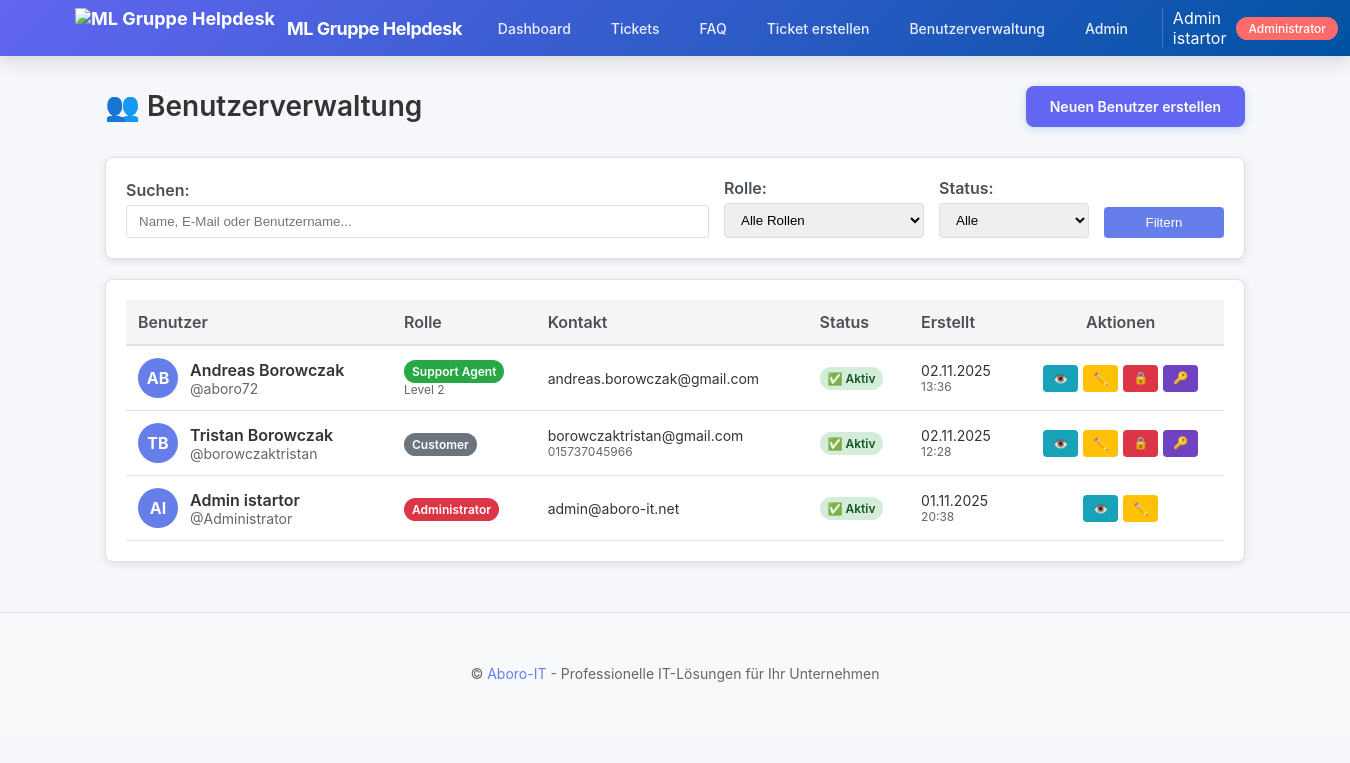
The page /auth/users/ (signed in) on the database its author committed.
### apps/accounts/models.py (models this page shows, shortened)
class User(AbstractBaseUser, PermissionsMixin):
    ROLE_CHOICES = [
        ('admin', _('Administrator')),
        ('support_agent', _('Support Agent')),
        ('customer', _('Customer')),
    ]
    SUPPORT_LEVEL_CHOICES = [
        (1, _('Level 1 - Basic Support')),
        (2, _('Level 2 - Technical Support')),
        (3, _('Level 3 - Expert Support')),
        (4, _('Level 4 - Senior Expert / Team Lead')),
    ]
    username = models.CharField(_('username'), max_length=80, unique=True, db_index=True)
    email = models.EmailField(_('email address'), max_length=120, unique=True, db_index=True)
    first_name = models.CharField(_('first name'), max_length=100)
    last_name = models.CharField(_('last name'), max_length=100)
    role = models.CharField(_('role'), max_length=20, choices=ROLE_CHOICES,
                          default='customer', db_index=True)
    support_level = models.IntegerField(_('support level'), choices=SUPPORT_LEVEL_CHOICES,
                                       null=True, blank=True,
                                       help_text=_('Support level for agents (1-3). Only applicable for support_agent role.'))
    microsoft_id = models.CharField(_('Microsoft ID'), max_length=100,
                                   unique=True, null=True, blank=True)
    microsoft_token = models.TextField(_('Microsoft Token'), null=True, blank=True)
    phone = models.CharField(_('phone'), max_length=20, blank=True, null=True)
    department = models.CharField(_('department'), max_length=100, blank=True, null=True)
    location = models.CharField(_('location'), max_length=100, blank=True, null=True)
    street = models.CharField(_('street'), max_length=200, blank=True, null=True)
    postal_code = models.CharField(_('postal code'), max_length=10, blank=True, null=True)
    city = models.CharField(_('city'), max_length=100, blank=True, null=True)
    country = models.CharField(_('country'), max_length=100, blank=True, null=True, default='Deutschland')
    is_active = models.BooleanField(_('active'), default=True, db_index=True)
    is_staff = models.BooleanField(_('staff status'), default=False)
    email_verified = models.BooleanField(_('email verified'), default=False)
    force_password_change = models.BooleanField(_('force password change on next login'),
                                               default=False,
                                               help_text=_('If True, user must change password on next login'))
    last_login = models.DateTimeField(_('last login'), null=True, blank=True)
    last_activity = models.DateTimeField(_('last activity'), null=True, blank=True,
                                        help_text=_('Last time user was active (for online status)'))
    created_at = models.DateTimeField(_('created at'), default=timezone.now, db_index=True)
    updated_at = models.DateTimeField(_('updated at'), auto_now=True)
    objects = UserManager()
    USERNAME_FIELD = 'email'
    REQUIRED_FIELDS = ['username', 'first_name', 'last_name']
    class Meta:
        verbose_name = _('user')
        verbose_name_plural = _('users')
        ordering = ['-created_at']
    @property
    def full_name(self):
        return f"{self.first_name} {self.last_name}"
    def update_activity(self):
        self.last_activity = timezone.now()
        self.save(update_fields=['last_activity'])

### apps/accounts/user_management_views.py (the view, shortened to what this page needs)
# urls.py: path('users/', user_management_views.user_list, name='user_list'),
@login_required
def user_list(request):
    if not can_manage_users(request.user):
        return HttpResponseForbidden('Sie haben keine Berechtigung zur Benutzerverwaltung.')
    users = User.objects.all().order_by('-created_at')
    if request.user.role == 'support_agent' and request.user.support_level != 4:
        users = users.filter(role='customer')
    elif request.user.role == 'support_agent' and request.user.support_level == 4:
        users = users.filter(
            Q(role='customer') |
            (Q(role='support_agent') & Q(support_level__lt=4))
        )
    search = request.GET.get('search', '')
    role_filter = request.GET.get('role', '')
    if role_filter:
        users = users.filter(role=role_filter)
    status_filter = request.GET.get('status', '')
    if status_filter == 'active':
        users = users.filter(is_active=True)
    elif status_filter == 'inactive':
        users = users.filter(is_active=False)
    paginator = Paginator(users, 20)  # 20 users per page
    page_number = request.GET.get('page')
    users_page = paginator.get_page(page_number)
    available_roles = []
    if request.user.role == 'admin':
        available_roles = User.ROLE_CHOICES
    elif request.user.role == 'support_agent':
        if request.user.support_level == 4:
            available_roles = [('customer', 'Customer'), ('support_agent', 'Support Agent')]
        else:
            available_roles = [('customer', 'Customer')]
    context = {
        'users': users_page,
        'search': search,
        'role_filter': role_filter,
        'status_filter': status_filter,
        'available_roles': available_roles,
        'can_create_users': can_manage_users(request.user),
    }
    return render(request, 'accounts/user_management/user_list.html', context)

### templates/accounts/user_management/user_list.html (shortened to what this page needs)
{% extends 'base.html' %}
{% block content %}
<div style="display: flex; justify-content: space-between; align-items: center; margin-bottom: 30px;">
    <h1 style="font-size: 28px; font-weight: 600; margin: 0;">👥 Benutzerverwaltung</h1>
    {% if can_create_users %}
    <a href="{% url 'accounts:user_create' %}" class="btn btn-primary">
         Neuen Benutzer erstellen
    </a>
    {% endif %}
</div>
<div class="card" style="margin-bottom: 20px;">
    <form method="get" class="filter-form">
        <div style="display: grid; grid-template-columns: 1fr 200px 150px 120px; gap: 15px; align-items: end;">
            <div>
                <label for="search" style="font-weight: 600; color: #495057; margin-bottom: 5px; display: block;">Suchen:</label>
                <input type="text" name="search" id="search" value="{{ search }}"
                       placeholder="Name, E-Mail oder Benutzername..."
                       style="width: 100%; padding: 8px 12px; border: 1px solid #ddd; border-radius: 4px;">
            </div>
            {% if available_roles %}
            <div>
                <label for="role" style="font-weight: 600; color: #495057; margin-bottom: 5px; display: block;">Rolle:</label>
                <select name="role" id="role" style="width: 100%; padding: 8px 12px; border: 1px solid #ddd; border-radius: 4px;">
                    <option value="">Alle Rollen</option>
                </select>
            </div>
            {% endif %}
            <div>
                <label for="status" style="font-weight: 600; color: #495057; margin-bottom: 5px; display: block;">Status:</label>
                <select name="status" id="status" style="width: 100%; padding: 8px 12px; border: 1px solid #ddd; border-radius: 4px;">
                    <option value="">Alle</option>
                </select>
            </div>
            <div>
                <button type="submit" style="width: 100%; padding: 8px 12px; background: #667eea; color: white; border: none; border-radius: 4px; cursor: pointer;">
                    Filtern
                </button>
            </div>
        </div>
    </form>
</div>
<div class="card">
    {% if users %}
    <div style="overflow-x: auto;">
        <table style="width: 100%; border-collapse: collapse;">
            <thead>
                <tr style="background: #f8f9fa; border-bottom: 2px solid #dee2e6;">
                    <th style="padding: 12px; text-align: left; font-weight: 600; color: #495057;">Benutzer</th>
                    <th style="padding: 12px; text-align: left; font-weight: 600; color: #495057;">Rolle</th>
                    <th style="padding: 12px; text-align: left; font-weight: 600; color: #495057;">Kontakt</th>
                    <th style="padding: 12px; text-align: left; font-weight: 600; color: #495057;">Status</th>
                    <th style="padding: 12px; text-align: left; font-weight: 600; color: #495057;">Erstellt</th>
                    <th style="padding: 12px; text-align: center; font-weight: 600; color: #495057;">Aktionen</th>
                </tr>
            </thead>
            <tbody>
                {% for user in users %}
                <tr style="border-bottom: 1px solid #dee2e6;" data-user-id="{{ user.id }}">
                    <td style="padding: 12px;">
                        <div style="display: flex; align-items: center;">
                            <div style="width: 40px; height: 40px; background: {% if user.is_active %}#667eea{% else %}#6c757d{% endif %}; border-radius: 50%; display: flex; align-items: center; justify-content: center; color: white; font-weight: bold; margin-right: 12px;">
                                {{ user.first_name.0|upper }}{{ user.last_name.0|upper }}
                            </div>
                            <div>
                                <div style="font-weight: 600; color: #333;">{{ user.full_name }}</div>
                                <div style="font-size: 14px; color: #666;">@{{ user.username }}</div>
                            </div>
                        </div>
                    </td>
                    <td style="padding: 12px;">
                        <span style="background: {% if user.role == 'admin' %}#dc3545{% elif user.role == 'support_agent' %}#28a745{% else %}#6c757d{% endif %}; color: white; padding: 4px 8px; border-radius: 12px; font-size: 12px; font-weight: 600;">
                            {{ user.get_role_display }}
                        </span>
                        {% if user.role == 'support_agent' and user.support_level %}
                        <div style="font-size: 12px; color: #666; margin-top: 2px;">Level {{ user.support_level }}</div>
                        {% endif %}
                    </td>
                    <td style="padding: 12px;">
                        <div style="font-size: 14px; color: #333;">{{ user.email }}</div>
                        {% if user.phone %}
                        <div style="font-size: 12px; color: #666;">{{ user.phone }}</div>
                        {% endif %}
                    </td>
                    <td style="padding: 12px;">
                        <span class="status-badge" style="background: {% if user.is_active %}#d4edda; color: #155724{% else %}#f8d7da; color: #721c24{% endif %}; padding: 4px 8px; border-radius: 12px; font-size: 12px; font-weight: 600;">
                            {% if user.is_active %}✅ Aktiv{% else %}❌ Inaktiv{% endif %}
                        </span>
                    </td>
                    <td style="padding: 12px;">
                        <div style="font-size: 14px; color: #333;">{{ user.created_at|date:"d.m.Y" }}</div>
                        <div style="font-size: 12px; color: #666;">{{ user.created_at|date:"H:i" }}</div>
                    </td>
                    <td style="padding: 12px; text-align: center;">
                        <div style="display: flex; gap: 5px; justify-content: center;">
                            <a href="{% url 'accounts:user_detail' user.id %}"
                               style="padding: 6px 10px; background: #17a2b8; color: white; text-decoration: none; border-radius: 4px; font-size: 12px;"
                               title="Details anzeigen">
                                👁️
                            </a>
                            <a href="{% url 'accounts:user_edit' user.id %}"
                               style="padding: 6px 10px; background: #ffc107; color: #212529; text-decoration: none; border-radius: 4px; font-size: 12px;"
                               title="Bearbeiten">
                                ✏️
                            </a>
                            {% if user != request.user %}
                            <button onclick="toggleUserStatus({{ user.id }})"
                                    style="padding: 6px 10px; background: {% if user.is_active %}#dc3545{% else %}#28a745{% endif %}; color: white; border: none; border-radius: 4px; font-size: 12px; cursor: pointer;"
                                    title="{% if user.is_active %}Deaktivieren{% else %}Aktivieren{% endif %}">
                                {% if user.is_active %}🔒{% else %}🔓{% endif %}
                            </button>
                            <button onclick="resetUserPassword({{ user.id }})"
                                    style="padding: 6px 10px; background: #6f42c1; color: white; border: none; border-radius: 4px; font-size: 12px; cursor: pointer;"
                                    title="Passwort zurücksetzen">
                                🔑
                            </button>
                            {% endif %}
                        </div>
                    </td>
                </tr>
                {% endfor %}
            </tbody>
        </table>
    </div>
    {% endif %}
</div>
{% endblock %}

### templates/base.html (shortened to what this page needs)
{% load static %}<!DOCTYPE html>
<html lang="de">
<head>
    <link rel="stylesheet" href="{% static 'css/theme.css' %}">
</head>
<body>
    <nav class="navbar">
        <div class="navbar-container">
            <div class="navbar-brand">
                {% if admin_logo_url %}
                <img src="{{ admin_logo_url }}" alt="{{ app_name }}" class="navbar-brand-logo">
                {% elif logo_url %}
                <img src="{{ logo_url }}" alt="{{ app_name }}" class="navbar-brand-logo">
                {% endif %}
                <span class="navbar-brand-text">{{ app_name }}</span>
            </div>
            <div class="navbar-menu">
                {% if user.is_authenticated %}
                <a href="{% url 'main:dashboard' %}">Dashboard</a>
                <a href="{% url 'tickets:list' %}">Tickets</a>
                <a href="{% url 'knowledge:list' %}">FAQ</a>
                {% if user.role == 'admin' %}
                <a href="{% url 'tickets:create' %}">Ticket erstellen</a>
                <a href="{% url 'accounts:user_list' %}">Benutzerverwaltung</a>
                <a href="/admin/">Admin</a>
                {% elif user.role == 'support_agent' and user.support_level == 4 %}
                <a href="{% url 'accounts:user_list' %}">Benutzer/Kundenverwaltung</a>
                {% elif user.role == 'support_agent' %}
                <a href="{% url 'accounts:user_list' %}">Kundenverwaltung</a>
                {% endif %}
                {% else %}
                <a href="{% url 'accounts:login' %}">Login</a>
                <a href="{% url 'accounts:register' %}">Registrieren</a>
                {% endif %}
                {% if user.is_authenticated %}
                <div class="user-info">
                    <span>{{ user.full_name }}</span>
                    <span class="role-badge {{ user.role }}">
                        {% if user.role == 'admin' %}Administrator{% endif %}
                    </span>
                    <form method="post" action="{% url 'accounts:logout' %}" style="display: flex; align-items: center; height: 100%; margin: 0;">
                        <button type="submit" style="background: none; border: none; color: white; cursor: pointer; padding: 8px 12px; border-radius: 5px; transition: background 0.3s; font-size: 14px; display: flex; align-items: center; height: 100%;">Logout</button>
                    </form>
                </div>
                {% endif %}
            </div>
        </div>
    </nav>
    <div class="container">
        {% block content %}{% endblock %}
    </div>
    <footer style="margin-top: 50px; padding: 20px 0; border-top: 1px solid #dee2e6; background: #f8f9fa; text-align: center; color: #868e96; font-size: 14px;">
        <div class="container">
            <p style="margin: 0;">
                © {{ "now"|date:"Y" }} <a href="https://aboro-it.net" target="_blank" style="color: #667eea; text-decoration: none;">Aboro-IT</a>
                - Professionelle IT-Lösungen für Ihr Unternehmen
            </p>
        </div>
    </footer>
</body>
</html>

### rows shown on the page
User: full_name "Admin istartor", first_name.0 "A", last_name.0 "I", username "Administrator", role "Administrator", email "admin@aboro-it.net", is_active "✅ Aktiv", created_at "01.11.2025", created_at "20:38"
User: first_name.0 "A", last_name.0 "B", full_name "Andreas Borowczak", username "aboro72", role "Support Agent", support_level "2", email "andreas.borowczak@gmail.com", is_active "✅ Aktiv", created_at "02.11.2025", created_at "13:36"
User: first_name.0 "T", last_name.0 "B", full_name "Tristan Borowczak", username "borowczaktristan", role "Customer", email "borowczaktristan@gmail.com", phone "015737045966", is_active "✅ Aktiv", created_at "02.11.2025", created_at "12:28"

### other values the page prints
{{ app_name }} "ML Gruppe Helpdesk"
